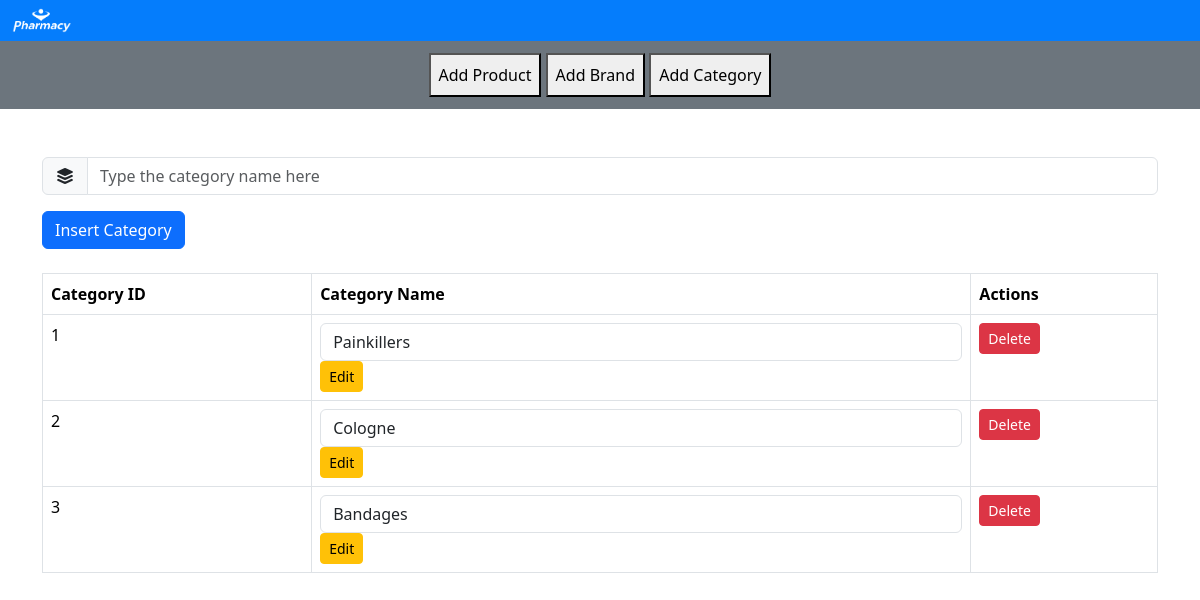
The app's page /admin/index.php?insert_category with its own data.
### tables this page shows
CREATE TABLE `cat_tb` (
  `cat_id` int(11) NOT NULL,
  `cat_name` varchar(50) NOT NULL
);

### admin/insert_category.php (the view, shortened to what this page needs)
<?php
include('../includes/connect.php');
$fetch_categories = "SELECT * FROM `cat_tb`";
$run_categories = mysqli_query($con, $fetch_categories);
?>
<form method="POST" action="">
    <div class="input-group mb-3">
        <span class="input-group-text" id="basic-addon1"><i class="fa-solid fa-layer-group"></i></span>
        <input type="text" class="form-control" name="cat_title" placeholder="Type the category name here" aria-label="Category Name" aria-describedby="basic-addon1">
    </div>
    <div class="input-group mb-3">
        <button name="insert_cat" class="btn btn-primary">Insert Category</button>
    </div>
</form>
<table class="table table-bordered mt-4">
    <thead>
        <tr>
            <th>Category ID</th>
            <th>Category Name</th>
            <th>Actions</th>
        </tr>
    </thead>
    <tbody>
        <?php while($row = mysqli_fetch_assoc($run_categories)) { ?>
            <tr>
                <td><?php echo $row['cat_id']; ?></td>
                <td>
                    <form method="POST" action="">
                        <input type="text" name="cat_name" value="<?php echo $row['cat_name']; ?>" class="form-control" required>
                        <button type="submit" name="edit_cat" class="btn btn-warning btn-sm">Edit</button>
                    </form>
                </td>
                <td>
                    <a href="?delete=<?php echo $row['cat_id']; ?>" class="btn btn-danger btn-sm" onclick="return confirm('Are you sure you want to delete this category?');">Delete</a>
                </td>
            </tr>
        <?php } ?>
    </tbody>
</table>

### records on screen
cat_tb: cat_id "1", cat_name "Painkillers"
cat_tb: cat_id "2", cat_name "Cologne"
cat_tb: cat_id "3", cat_name "Bandages"
